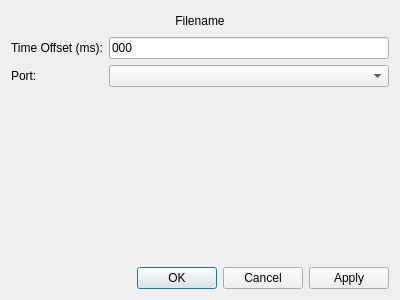
<?xml version="1.0" encoding="UTF-8"?>
<ui version="4.0">
 <class>WAVDialog</class>
 <widget class="QDialog" name="WAVDialog">
  <property name="geometry">
   <rect>
    <x>0</x>
    <y>0</y>
    <width>400</width>
    <height>300</height>
   </rect>
  </property>
  <property name="windowTitle">
   <string>Track Properties</string>
  </property>
  <layout class="QVBoxLayout" name="verticalLayout">
   <item>
    <widget class="QLabel" name="filenameLbl">
     <property name="maximumSize">
      <size>
       <width>16777215</width>
       <height>20</height>
      </size>
     </property>
     <property name="text">
      <string>Filename</string>
     </property>
     <property name="alignment">
      <set>Qt::AlignCenter</set>
     </property>
    </widget>
   </item>
   <item>
    <layout class="QFormLayout" name="formLayout">
     <item row="0" column="0">
      <widget class="QLabel" name="offsetLbl">
       <property name="text">
        <string>Time Offset (ms):</string>
       </property>
      </widget>
     </item>
     <item row="0" column="1">
      <widget class="QLineEdit" name="offsetBox">
       <property name="text">
        <string>000</string>
       </property>
      </widget>
     </item>
     <item row="1" column="0">
      <widget class="QLabel" name="portLbl">
       <property name="text">
        <string>Port:</string>
       </property>
      </widget>
     </item>
     <item row="1" column="1">
      <widget class="QComboBox" name="portCB"/>
     </item>
    </layout>
   </item>
   <item>
    <widget class="QDialogButtonBox" name="buttonBox">
     <property name="orientation">
      <enum>Qt::Horizontal</enum>
     </property>
     <property name="standardButtons">
      <set>QDialogButtonBox::Apply|QDialogButtonBox::Cancel|QDialogButtonBox::Ok</set>
     </property>
    </widget>
   </item>
  </layout>
 </widget>
 <resources/>
 <connections>
  <connection>
   <sender>buttonBox</sender>
   <signal>accepted()</signal>
   <receiver>WAVDialog</receiver>
   <slot>accept()</slot>
   <hints>
    <hint type="sourcelabel">
     <x>248</x>
     <y>254</y>
    </hint>
    <hint type="destinationlabel">
     <x>157</x>
     <y>274</y>
    </hint>
   </hints>
  </connection>
  <connection>
   <sender>buttonBox</sender>
   <signal>rejected()</signal>
   <receiver>WAVDialog</receiver>
   <slot>reject()</slot>
   <hints>
    <hint type="sourcelabel">
     <x>316</x>
     <y>260</y>
    </hint>
    <hint type="destinationlabel">
     <x>286</x>
     <y>274</y>
    </hint>
   </hints>
  </connection>
 </connections>
</ui>
